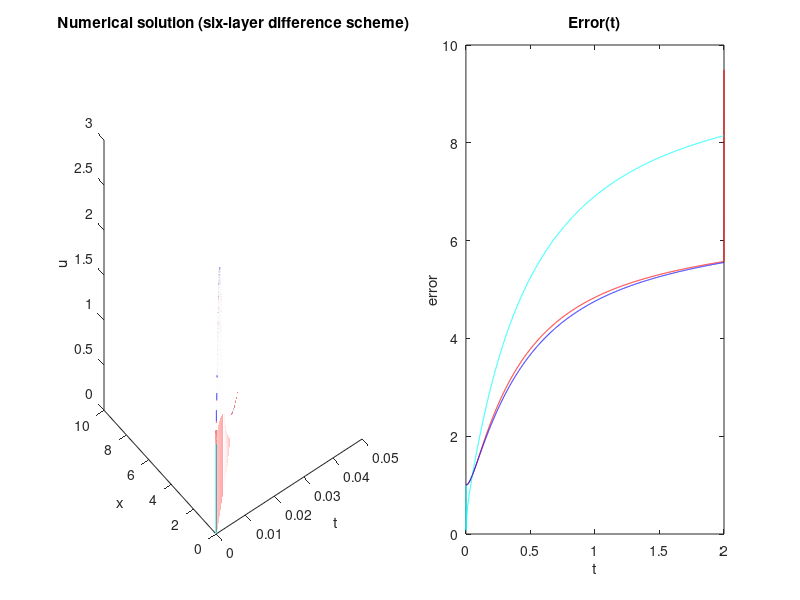

Source code (MATLAB):
%Отчет по первой задаче лабораторной работы по решшению уравнения
%тепопроводности
% 7111 группы Матюта Илья
%Вариант 7
%4*u_t = u_xx
%u(0,x) = exp{2*x-x^2}
%точное решение: 
%u(t,x)= (1+t)^(-1/2)*exp((2*x-x.^2 +t)/(1+t))
%0<x<L, 0<t<T

%зная точное решение, дополним задачу граничными условиями:
%u(t,0) = (1+t)^(-1/2)*exp(t/(1+t))
%u(t,L) = (1+t)^(-1/2)*exp((2*L-L^2 +t)/(1+t))

%Предположим, что область имеет следующие границы:
T=2;
L=10;




N = 4000;
M = 100;
h = L/M;
tau = T/N;

x = 0:h:L;
t = 0:tau:T;
%Посчитаем параболическое число Куранто
disp('Число Куранто:');
disp(tau/2/h^2);

X = zeros(N,M); %сетка координат
Te = zeros(N,M);%сетка времени
Y = zeros(N,M); %матрица для точного решения
U = zeros(N,M); %матрица для численного решения явным методом

%Заполним матрицу времени, одинаковые значения по строкам 
for i=1:1:N
    for j = 1:1:M
        Te(i,j) = t(j);
    end
end


%Заполняем матрицу координат, одинаковые значения по столбцам
for j=1:1:M
    for i=1:1:N
        X(i,j)=x(j);
    end
end

%Вычислим точное решение:
for i=1:1:N
    for j=2:1:M
        Y(i,j)= (1+Te(i,j))^(-1/2)*exp((2*X(i,j)-(X(i,j))^2)/(1+Te(i,j)));
    end
end

%Первой рассмотрим явную схему, то есть вес кси равен нулю.Для 
%устойчивости этого метода нужно, чтобы число Курвнто быо меньше 1/2

%Зададим начальное условие. U(0,x) = exp(2*x-x^2)
for j=1:1:M
    U(1,j)=exp(2*(j-1)*h-((j-1)*h)^2);
end

%Заполним граничное условие. 
%U(t,0)= (1+t)^(-1/2)*exp(t/(1+t))
for i=1:1:N
    U(i,1)=(1+(i-1)*tau)^(-1/2)*exp((i-1)*tau/(1+(i-1)*tau));
end
%U(t,L) = (1+t)^(-3/2)*exp(2*x-x^2+t/(1+t)
for i=1:1:N
    U(i,M) = (1+(i-1)*tau)^(-1/2)*exp((2*L-L^2+(i-1)*tau)/(1+tau*(i-1)));
end


%Вычислим каждое следующее значение функции явно:
for i=2:1:(N-1)
    for j=2:1:(M-1)
        U(i,j)=U(i-1,j)+tau*(U(i-1,j+1)-2*U(i-1,j)+U(i-1,j-1))/h^2;
    end
end


%Теперь попробуем решить задачу неявным методом

A = zeros(M,M);%матрица слау
U1=zeros(N,M);%значение функции 
%Заполняем матрицу, согласно разностной схеме
A(1,1) = -(2+h^2/tau);
A(1,2) = 1;
for i=2:1:(M-1)
    A(i,i-1) = 1;
    A(i,i) = -2-h^2/tau;
    A(i, i+1) = 1;
end
A(M,M-1) = 1;
A(M,M) = -(2+h^2/tau);
%Зададим начальное условие. U(0,x) = exp(2*x-x^2)
for j=1:1:M
    U1(1,j) = exp(2*(j-1)*h-((j-1)*h)^2);
end
%Заполним граничное условие.
%U(t,0)= (1+t)^(-1/2)*exp(t/(1+t))
for i=1:1:N
    U1(i,1)=(1+(i-1)*tau)^(-1/2)*exp((i-1)*tau/(1+(i-1)*tau));
end

%U(t,L) = (1+t)^(-3/2)*exp(2*x-x^2+t/(1+t)
for i=1:1:N
    U1(i,M) = (1+(i-1)*tau)^(-1/2)*exp((2*L-L^2+(i-1)*tau)/(1+tau*(i-1)));
end


f = zeros(M);
x1 = zeros(M);
%заполним остальные значения функции, решая СЛАУ
for i=2:1:N
    f(1) = U1(i-1,1);
    f(M)=-h^2/tau*U1(i-1,M-1)-U1(i,M);
    for j=2:1:M-1
        f(j) = -h^2/tau*U1(i-1,j);
    end
    x1 = A\f;
    for j=1:1:M
        U1(i,j)= x1(j);
    end
end
%Теперь реализуем метод Кранка-Никльсона 
A1 = zeros(M,M);
%Заполняем матрицу согласно новой схемы 
A1(1,1) = -(1+tau/h^2);
A1(1,2) = tau/2/h^2;
A1(M-1,M) = tau/(2*h^2);
A1(M,M) = -(1+tau/h^2);

for i=2:1:M-1
    A1(i,i-1) = tau/(2*h^2);
    A1(i,i) = -(1+tau/h^2);
    A1(i,i+1) = tau/(2*h^2);
end

U2=zeros(N,M);
%начальные условия
for j=1:1:M
    U2(1,j) = exp(2*(j-1)*h-((j-1)*h)^2);
end
%граничные условия
%U(t,0)= (1+t)^(-1/2)*exp(t/(1+t))
for i=1:1:N
    U2(i,1)=(1+(i-1)*tau)^(-1/2)*exp((i-1)*tau/(1+(i-1)*tau));
end

%U(t,L) = (1+t)^(-3/2)*exp(2*x-x^2+t/(1+t)
for i=1:1:N
    U2(i,M) = (1+(i-1)*tau)^(-1/2)*exp((2*L-L^2+(i-1)*tau)/(1+tau*(i-1)));
end

f2 = zeros(M);
x2 = zeros(M);
%Заполняем таблицу со значениями функции, решая слау
for i=2:1:N
    f2(1)=-tau/(2*h^2)*U2(i,1)-tau/(2*h^2)*U2(i-1,1)+(tau/h^2-1)*U2(i-1,2)-tau/(2*h^2)*U2(i-1,3);
    f2(M)=-tau/(2*h^2)*U2(i,M)-tau/(2*h^2)*U2(i-1,M-2)+(tau/h^2-1)*U2(i-1,M-1)-tau/(2*h^2)*U2(i,M);
    for j=2:1:M-1
        f2(j) = -tau/(2*h^2)*U2(i-1,j-1)+(tau/h^2-1)*U2(i-1,j)-tau/(2*h^2)*U2(i-1,j+1);
        
    end
    x2 = A1\f2;
    for j=2:1:M-1
        U2(i,j)= x2(j);
    end
    
end

%Добавим цикл для рассчета ошибки:
err = sqrt(sum((Y-U).^2, 2));
err1 = sqrt(sum((Y-U1).^2, 2));
err2 = sqrt(sum((Y-U2).^2, 2));
 
figure(1)
subplot(1, 2, 1)

%Желтым будем рисовать точное решение, красным - решение, полученное явным
%методом, циановым - решение, полученное неявным методом, а голубым -
%решение, полученное методом Кранка-Никльсона 
plot3(Te, X, Y, 'y')
hold on;
plot3(Te, X,U, 'r')
hold on;
plot3(Te, X, U1, 'c')
hold on;
plot3(Te, X, U2, 'b')
xlabel('t')
ylabel('x')
zlabel('u')
title('Numerical solution (six-layer difference scheme)')

ti = tau:tau:T;

subplot(1, 2, 2)
plot(ti, err, 'r')
hold on
plot(ti, err1, 'c')
hold on;
plot(ti, err2, 'b')
xlabel('t')
ylabel('error')
title('Error(t)')

%Меняя шаги разностных схем, придем к выводу, что явная разностная схема
%теряет устойчивость при росте числа Куранто. Когда число Куранто
%становится больше 1/2, ошибки становятся больше для всех методов